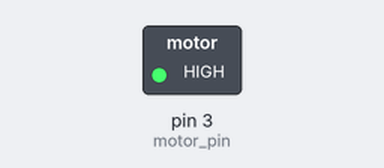
A sketch run on a simulated Arduino Uno, built with avr-gcc and run on an emulated ATmega328P. Parts: switched loads named in the sketch (green lamp = pin HIGH).

Above: at 0.7 s.
At 5.2 s:
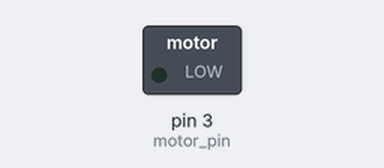
Timing chart, 0 to 6.9 s (numbered marks = the images above):
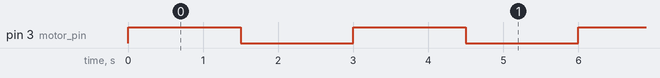

Measured:
- by itself, pin 3 (motor_pin): alternates HIGH for 1.5 s and LOW for 1.5 s

The sketch:

3_motor_on_off.ino
```cpp
//program that turns a DC motor ON and OFF
int motor_pin = 3;

void setup() {
  pinMode(motor_pin, OUTPUT);
}

void loop() {
  digitalWrite(motor_pin, HIGH);
  delay(1500);
  digitalWrite(motor_pin, LOW);
  delay(1500);
}
```
